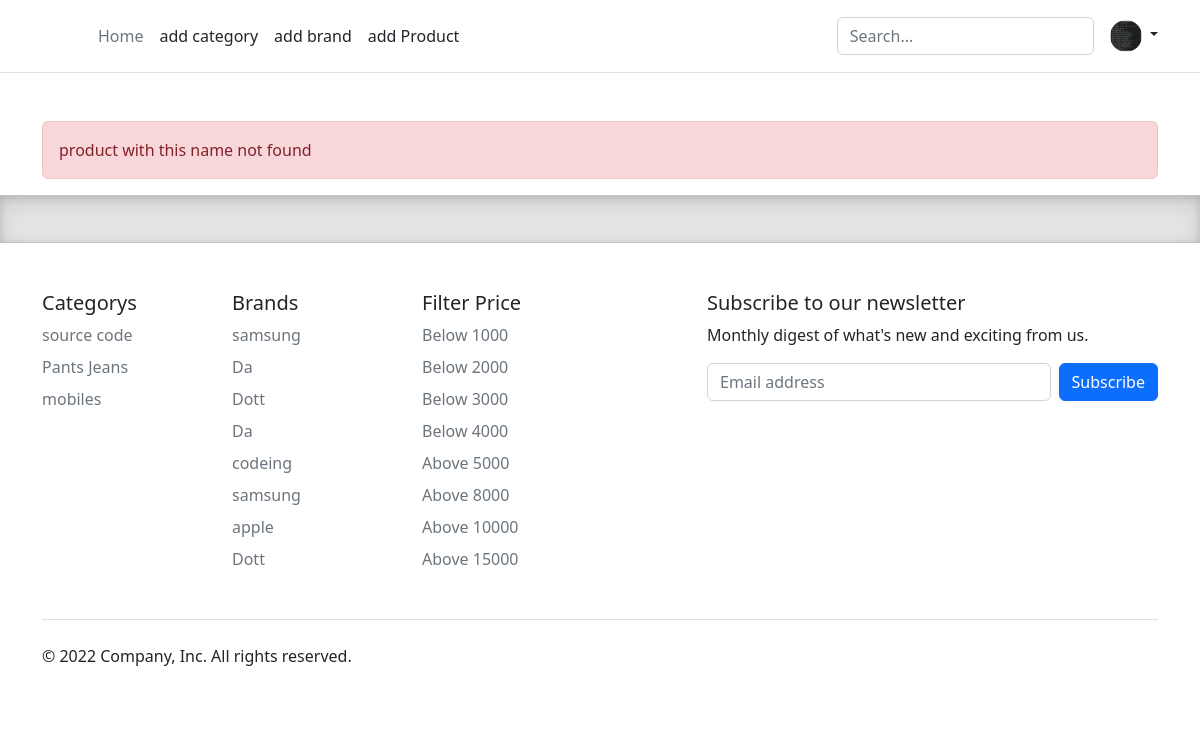
The app's page /search/ (signed in) with its own data.
### users/models.py (models this page shows, shortened)
class Profile(models.Model) :
    user = models.OneToOneField(User, on_delete=models.CASCADE)
    bio = models.CharField(max_length=120, blank=True)
    avatar = models.ImageField(upload_to="profiles", default="profiles/avatar.png")
    nationality = models.CharField(max_length=120, blank=True)
    is_buyer = models.BooleanField(default=False)
    @property
    def avatar_url(self) :
        try :
            url = self.avatar.url
        except :
            url = None
        return url

### store/models.py (models this page shows, shortened)
class Category(models.Model) :
    name = models.CharField(max_length=40, unique=True)
    slug = models.SlugField(blank=True, unique=True)

class Product(models.Model) :
    salesman = models.ForeignKey(Account, on_delete=models.CASCADE)
    name = models.CharField(max_length=122)
    slug = models.SlugField(blank=True, null=True, unique=True)
    image = models.ImageField(upload_to="products")
    price = models.PositiveIntegerField(default=0)
    brand = models.ForeignKey(Brand, on_delete=models.CASCADE)
    category = models.ForeignKey(Category, on_delete=models.CASCADE)
    option = models.CharField(max_length=10, choices=CATEGORY_CHOICES, blank=True, null=True)
    description = models.TextField()
    discount = models.PositiveIntegerField(default=0, validators=[MaxValueValidator(70),MinValueValidator(0) ])
    timestamp = models.DateTimeField(auto_now_add=True)
    objects = ProductManager()

class Brand(models.Model) :
    name = models.CharField(max_length=50, unique=True)
    slug = models.SlugField(blank=True, null=True, unique=True)

### search/views.py (the view)
# urls.py: path('', views.search_product_view, name="search")
def search_product_view(request) :
    template_name = "search/search.html"
    if request.method == "GET" :
        q = request.GET.get("q")
        qs = Product.objects.search(q)
        is_empty = False
        if len(qs) == 0 :
            is_empty = True
    context = {
        "qs" : qs,
        'is_empty' : is_empty
    }
    return render(request, template_name, context)

### processors/context_processors.py (called while the page is built)
def profile_context_processors_view(request) :
    if request.user.is_authenticated:
        profile = Profile.objects.get(user=request.user)
        context = {"profile":profile}
        return context
    return {}

def category_product_view(request) :
    qs = Category.objects.filter().order_by("?")[:10]
    context = {
        "catrogrys":qs
    }
    return context

def brand_product_view(request) :
    qs = Product.objects.filter().order_by("?")[:10]
    context = {
        "brands":qs
    }
    return context

### store/models.py (called while the page is built)
    def search(self, query=None) :
        if query is None or query == "" :
            return self.none()
        lookup = Q(name__icontains=query) | Q(description__icontains=query)| Q(brand__name__icontains=query)| Q(category__name__icontains=query)
        return self.filter(lookup)

    def get_queryset(self) :
        return ProductQuerySet(self.model, using=self._db)

    def search(self, query) :
        return self.get_queryset().search(query=query)

### search/templates/search/search.html (shortened to what this page needs)
{% extends 'base.html' %}
{% block content %}
<div>
    {% if is_empty %}
    <div class="alert alert-danger" role="alert">
        product with this name not found
      </div>
    {% endif %}
</div>
{% endblock content %}

### templates/partials/navbar.html (shortened to what this page needs)
<main>
<header class="p-3 mb-3 border-bottom">
  <div class="container">
    <div class="d-flex flex-wrap align-items-center justify-content-center justify-content-lg-start">
      <a href="/" class="d-flex align-items-center mb-2 mb-lg-0 text-dark text-decoration-none">
        <svg class="bi me-2" width="40" height="32" role="img" aria-label="Bootstrap"><use xlink:href="#bootstrap"/></svg>
      </a>
      <ul class="nav col-12 col-lg-auto me-lg-auto mb-2 justify-content-center mb-md-0">
        <li><a href="{% url 'store:home' %}" class="nav-link px-2 link-secondary">Home</a></li>
        {% if profile.is_buyer %}
        <li><a href="{% url 'store:add_category' %}" class="nav-link px-2 link-dark">add category</a></li>
        <li><a href="{% url 'store:add_brand' %}" class="nav-link px-2 link-dark">add brand</a></li>
        <li><a href="{% url 'store:new_product' %}" class="nav-link px-2 link-dark">add Product</a></li>
        {% endif %}
      </ul>
      <form method="get" action="{% url 'search:search' %}" class="col-12 col-lg-auto mb-3 mb-lg-0 me-lg-3" role="search">
        <input type="search" class="form-control" name="q" placeholder="Search..." aria-label="Search">
      </form>
      {% if request.user.is_authenticated %}
      <div class="dropdown text-end">
        <a href="#" class="d-block link-dark text-decoration-none dropdown-toggle" data-bs-toggle="dropdown" aria-expanded="false">
          <img src="{{profile.avatar_url}}" alt="mdo" width="32" height="32" class="rounded-circle">
        </a>
        {% else %}
        <div class="text-end">
          <a href="{% url 'users:login' %}"><button type="button" class="btn btn-light text-dark me-2">Login</button></a>
          <a href="{% url 'users:register' %}"><button type="button" class="btn btn-primary">Sign-up</button></a>
        </div>
        {% endif %}
      </div>
    </div>
  </div>
</header>
</main>

### templates/partials/footer.html (shortened to what this page needs)
<div class="b-example-divider"></div>
<div class="container">
  <footer class="py-5">
    <div class="row">
      <div class="col-6 col-md-2 mb-3">
        <h5>Categorys</h5>
        {% for item in catrogrys %}
        <ul class="nav flex-column">
          <li class="nav-item mb-2"><a href="{% url 'store:filter_category' item.slug %}" class="nav-link p-0 text-muted">{{item.name}}</a></li>
        </ul>
        {% endfor %}
      </div>
      <div class="col-6 col-md-2 mb-3">
        <h5>Brands</h5>
        {% for item in brands %}
        <ul class="nav flex-column">
          <li class="nav-item mb-2"><a href="{% url 'store:filter_brand' item.category.slug item.brand.slug %}" class="nav-link p-0 text-muted">{{item.brand.name}}</a></li>
        </ul>
        {% endfor %}
      </div>
       <div class="col-6 col-md-2 mb-3">
        <h5>Filter Price</h5>
        <ul class="nav flex-column">
          <li class="nav-item mb-2"><a href="{% url 'store:filter_price' 'below1000' %}" class="nav-link p-0 text-muted">Below 1000</a></li>
          <li class="nav-item mb-2"><a href="{% url 'store:filter_price' 'below2000' %}" class="nav-link p-0 text-muted">Below 2000</a></li>
          <li class="nav-item mb-2"><a href="{% url 'store:filter_price' 'below3000' %}" class="nav-link p-0 text-muted">Below 3000</a></li>
          <li class="nav-item mb-2"><a href="{% url 'store:filter_price' 'below4000' %}" class="nav-link p-0 text-muted">Below 4000</a></li>
          <li class="nav-item mb-2"><a href="{% url 'store:filter_price' 'above5000' %}" class="nav-link p-0 text-muted">Above 5000</a></li>
          <li class="nav-item mb-2"><a href="{% url 'store:filter_price' 'above8000' %}" class="nav-link p-0 text-muted">Above 8000</a></li>
          <li class="nav-item mb-2"><a href="{% url 'store:filter_price' 'above10000' %}" class="nav-link p-0 text-muted">Above 10000</a></li>
          <li class="nav-item mb-2"><a href="{% url 'store:filter_price' 'above15000' %}" class="nav-link p-0 text-muted">Above 15000</a></li>
        </ul>
      </div>
      <div class="col-md-5 offset-md-1 mb-3">
        <form method="post" action="{% url 'users:subscribe' %}">
          <h5>Subscribe to our newsletter</h5>
          <p>Monthly digest of what's new and exciting from us.</p>
          <div class="d-flex flex-column flex-sm-row w-100 gap-2">
            <input id="newsletter1" name="news_email" type="email" class="form-control" placeholder="Email address">
            <button class="btn btn-primary" type="submit">Subscribe</button>
          </div>
        </form>
      </div>
    </div>
    <div class="d-flex flex-column flex-sm-row justify-content-between py-4 my-4 border-top">
      <p>&copy; 2022 Company, Inc. All rights reserved.</p>
      <ul class="list-unstyled d-flex">
        <li class="ms-3"><a class="link-dark" href="#"><svg class="bi" width="24" height="24"><use xlink:href="#twitter"/></svg></a></li>
        <li class="ms-3"><a class="link-dark" href="#"><svg class="bi" width="24" height="24"><use xlink:href="#instagram"/></svg></a></li>
        <li class="ms-3"><a class="link-dark" href="#"><svg class="bi" width="24" height="24"><use xlink:href="#facebook"/></svg></a></li>
      </ul>
    </div>
  </footer>
</div>

### static/style/main.css (style rules this page uses)
body { margin-top:20px; background-color: #f4f7f6; }

### static/style/form-validation.css (style rules this page uses)
.container { max-width: 960px; }

### templates/base.html (style rules this page uses)
.b-example-divider { height: 3rem; background-color: rgba(0, 0, 0, .1); border: solid rgba(0, 0, 0, .15); border-width: 1px 0; box-shadow: inset 0 .5em 1.5em rgba(0, 0, 0, .1), inset 0 .125em .5em rgba(0, 0, 0, .15); }
.bi { vertical-align: -.125em; fill: currentColor; }

### records on screen
Profile: avatar_url (picture)
Category: name "source code"
Category: name "Pants Jeans"
Category: name "mobiles"
Product: brand.name "samsung"
Product: brand.name "Da"
Product: brand.name "Dott"
Product: brand.name "Da"
Product: brand.name "codeing"
Product: brand.name "samsung"
Product: brand.name "apple"
Product: brand.name "Dott"
